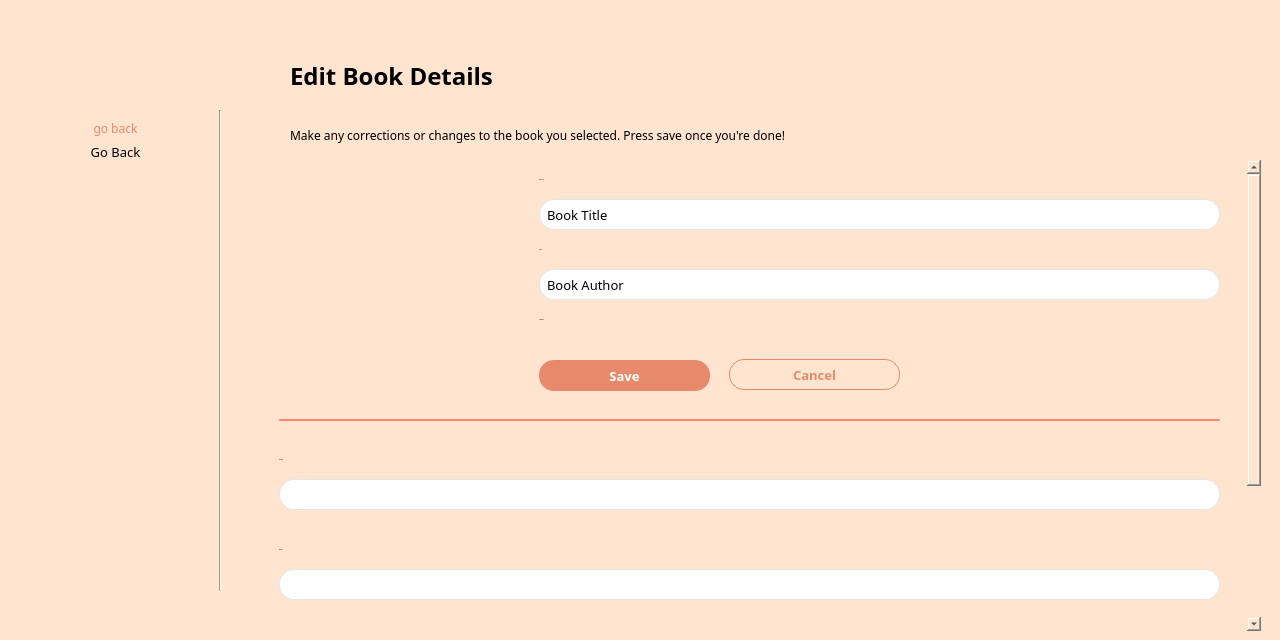
<?xml version="1.0" encoding="UTF-8"?>
<ui version="4.0">
 <class>adminEditBook</class>
 <widget class="QMainWindow" name="adminEditBook">
  <property name="geometry">
   <rect>
    <x>0</x>
    <y>0</y>
    <width>1280</width>
    <height>640</height>
   </rect>
  </property>
  <property name="windowTitle">
   <string>MainWindow</string>
  </property>
  <property name="styleSheet">
   <string notr="true">QMainWindow {
 	background: #FFE5D0;
}</string>
  </property>
  <widget class="QWidget" name="centralwidget">
   <property name="styleSheet">
    <string notr="true">QWidget {
	background: #FFE5D0;
	font-family: Montserrat;
}

QPushButton {
border-radius: 15px; 
font-size: 13px;
}</string>
   </property>
   <widget class="QLabel" name="logoImage">
    <property name="geometry">
     <rect>
      <x>10</x>
      <y>20</y>
      <width>221</width>
      <height>71</height>
     </rect>
    </property>
    <property name="text">
     <string/>
    </property>
    <property name="pixmap">
     <pixmap resource="resources.qrc">:/resources/images/bblLogo.png</pixmap>
    </property>
   </widget>
   <widget class="QLabel" name="pageDesc">
    <property name="geometry">
     <rect>
      <x>290</x>
      <y>110</y>
      <width>971</width>
      <height>51</height>
     </rect>
    </property>
    <property name="text">
     <string>Make any corrections or changes to the book you selected. Press save once you're done!</string>
    </property>
   </widget>
   <widget class="QWidget" name="layoutWidget">
    <property name="geometry">
     <rect>
      <x>20</x>
      <y>120</y>
      <width>191</width>
      <height>471</height>
     </rect>
    </property>
    <layout class="QVBoxLayout" name="verticalLayout_7">
     <item>
      <widget class="QLabel" name="backIcon_7">
       <property name="styleSheet">
        <string notr="true">QLabel{
	color: rgb(231, 138, 107);
}</string>
       </property>
       <property name="text">
        <string>go back</string>
       </property>
       <property name="alignment">
        <set>Qt::AlignCenter</set>
       </property>
      </widget>
     </item>
     <item>
      <widget class="QPushButton" name="backBtn_7">
       <property name="styleSheet">
        <string notr="true">QPushButton{
	border-radius:15px;
	font: 14px &quot;Montserrat&quot;;
}

QPushButton:hover {
	text-decoration: underline;
}</string>
       </property>
       <property name="text">
        <string>Go Back</string>
       </property>
      </widget>
     </item>
     <item>
      <spacer name="verticalSpacer_7">
       <property name="orientation">
        <enum>Qt::Vertical</enum>
       </property>
       <property name="sizeHint" stdset="0">
        <size>
         <width>20</width>
         <height>40</height>
        </size>
       </property>
      </spacer>
     </item>
    </layout>
   </widget>
   <widget class="QScrollArea" name="scrollArea">
    <property name="geometry">
     <rect>
      <x>250</x>
      <y>160</y>
      <width>1011</width>
      <height>471</height>
     </rect>
    </property>
    <property name="styleSheet">
     <string notr="true">QScrollArea {
	border: none;
}</string>
    </property>
    <property name="widgetResizable">
     <bool>true</bool>
    </property>
    <widget class="QWidget" name="scrollAreaWidgetContents_14">
     <property name="geometry">
      <rect>
       <x>0</x>
       <y>0</y>
       <width>994</width>
       <height>668</height>
      </rect>
     </property>
     <layout class="QGridLayout" name="gridLayout_13">
      <item row="0" column="0">
       <widget class="QFrame" name="frame_7">
        <property name="minimumSize">
         <size>
          <width>0</width>
          <height>650</height>
         </size>
        </property>
        <property name="styleSheet">
         <string notr="true">QFrame {
	border: none;
}</string>
        </property>
        <property name="frameShape">
         <enum>QFrame::StyledPanel</enum>
        </property>
        <property name="frameShadow">
         <enum>QFrame::Raised</enum>
        </property>
        <widget class="QLabel" name="bookImage_8">
         <property name="geometry">
          <rect>
           <x>50</x>
           <y>30</y>
           <width>161</width>
           <height>211</height>
          </rect>
         </property>
         <property name="text">
          <string/>
         </property>
         <property name="pixmap">
          <pixmap resource="resources.qrc">:/resources/images/bblLogo.png</pixmap>
         </property>
        </widget>
        <widget class="QPushButton" name="cancelPushButton_8">
         <property name="geometry">
          <rect>
           <x>470</x>
           <y>190</y>
           <width>171</width>
           <height>31</height>
          </rect>
         </property>
         <property name="styleSheet">
          <string notr="true">QPushButton {
border: 1px solid;
border-color: #E78A6B;
color:  #E78A6B;
font-weight: 500;
}

QPushButton:hover {
background-color: rgba(231, 138, 107, 0.2);
}

QPushButton:pressed {
background-color: rgba(231, 138, 107, 0.1);
}</string>
         </property>
         <property name="text">
          <string>Cancel</string>
         </property>
        </widget>
        <widget class="QPushButton" name="savePushButton">
         <property name="geometry">
          <rect>
           <x>280</x>
           <y>191</y>
           <width>171</width>
           <height>31</height>
          </rect>
         </property>
         <property name="styleSheet">
          <string notr="true">QPushButton {
background-color: #E78A6B;
color:  #fff;
font-weight: 500;
}

QPushButton:hover {
background-color: rgba(231, 138, 107, 0.8);
}

QPushButton:pressed {
background-color: rgb(196, 116, 90);
}</string>
         </property>
         <property name="text">
          <string>Save</string>
         </property>
        </widget>
        <widget class="QLabel" name="availabilityLabel_8">
         <property name="geometry">
          <rect>
           <x>280</x>
           <y>140</y>
           <width>331</width>
           <height>21</height>
          </rect>
         </property>
         <property name="font">
          <font>
           <family>Montserrat Medium</family>
           <pointsize>-1</pointsize>
           <weight>50</weight>
           <italic>false</italic>
           <bold>false</bold>
          </font>
         </property>
         <property name="styleSheet">
          <string notr="true">QLabel {
font: 16px &quot;Montserrat Medium&quot;;
}</string>
         </property>
         <property name="text">
          <string>Availability</string>
         </property>
         <property name="alignment">
          <set>Qt::AlignLeading|Qt::AlignLeft|Qt::AlignVCenter</set>
         </property>
        </widget>
        <widget class="QLabel" name="publisherLabel_20">
         <property name="geometry">
          <rect>
           <x>20</x>
           <y>280</y>
           <width>331</width>
           <height>21</height>
          </rect>
         </property>
         <property name="font">
          <font>
           <family>Montserrat Medium</family>
           <pointsize>-1</pointsize>
           <weight>50</weight>
           <italic>false</italic>
           <bold>false</bold>
          </font>
         </property>
         <property name="styleSheet">
          <string notr="true">QLabel {
font: 16px &quot;Montserrat Medium&quot;;
}</string>
         </property>
         <property name="text">
          <string>Publisher</string>
         </property>
         <property name="alignment">
          <set>Qt::AlignLeading|Qt::AlignLeft|Qt::AlignVCenter</set>
         </property>
        </widget>
        <widget class="QLabel" name="descriptionLabel_7">
         <property name="geometry">
          <rect>
           <x>20</x>
           <y>470</y>
           <width>331</width>
           <height>21</height>
          </rect>
         </property>
         <property name="font">
          <font>
           <family>Montserrat Medium</family>
           <pointsize>-1</pointsize>
           <weight>50</weight>
           <italic>false</italic>
           <bold>false</bold>
          </font>
         </property>
         <property name="styleSheet">
          <string notr="true">QLabel {
font: 16px &quot;Montserrat Medium&quot;;
}</string>
         </property>
         <property name="text">
          <string>Description</string>
         </property>
         <property name="alignment">
          <set>Qt::AlignLeading|Qt::AlignLeft|Qt::AlignVCenter</set>
         </property>
        </widget>
        <widget class="QLabel" name="genreLabel_8">
         <property name="geometry">
          <rect>
           <x>20</x>
           <y>370</y>
           <width>331</width>
           <height>21</height>
          </rect>
         </property>
         <property name="font">
          <font>
           <family>Montserrat Medium</family>
           <pointsize>-1</pointsize>
           <weight>50</weight>
           <italic>false</italic>
           <bold>false</bold>
          </font>
         </property>
         <property name="styleSheet">
          <string notr="true">QLabel {
font: 16px &quot;Montserrat Medium&quot;;
}</string>
         </property>
         <property name="text">
          <string>Genre(s)</string>
         </property>
         <property name="alignment">
          <set>Qt::AlignLeading|Qt::AlignLeft|Qt::AlignVCenter</set>
         </property>
        </widget>
        <widget class="QLineEdit" name="titleLineEdit_8">
         <property name="geometry">
          <rect>
           <x>280</x>
           <y>30</y>
           <width>681</width>
           <height>31</height>
          </rect>
         </property>
         <property name="styleSheet">
          <string notr="true">QLineEdit {
border: 1px solid;
border-radius: 15px;
border-color: #e5e5e5;
background-color: palette(base);
padding: 0px 5px;
font-size: 13px;
}</string>
         </property>
         <property name="text">
          <string>Book Title</string>
         </property>
        </widget>
        <widget class="QLineEdit" name="authorLineEdit_8">
         <property name="geometry">
          <rect>
           <x>280</x>
           <y>100</y>
           <width>681</width>
           <height>31</height>
          </rect>
         </property>
         <property name="styleSheet">
          <string notr="true">QLineEdit {
border: 1px solid;
border-radius: 15px;
border-color: #e5e5e5;
background-color: palette(base);
padding: 0px 5px;
font-size: 13px;
}</string>
         </property>
         <property name="text">
          <string>Book Author</string>
         </property>
        </widget>
        <widget class="QLineEdit" name="publisherLineEdit_8">
         <property name="geometry">
          <rect>
           <x>20</x>
           <y>310</y>
           <width>941</width>
           <height>31</height>
          </rect>
         </property>
         <property name="styleSheet">
          <string notr="true">QLineEdit {
border: 1px solid;
border-radius: 15px;
border-color: #e5e5e5;
background-color: palette(base);
padding: 5px;
font-size: 13px;
}</string>
         </property>
         <property name="text">
          <string/>
         </property>
         <property name="alignment">
          <set>Qt::AlignLeading|Qt::AlignLeft|Qt::AlignTop</set>
         </property>
        </widget>
        <widget class="QLineEdit" name="genreLineEdit_8">
         <property name="geometry">
          <rect>
           <x>20</x>
           <y>400</y>
           <width>941</width>
           <height>31</height>
          </rect>
         </property>
         <property name="styleSheet">
          <string notr="true">QLineEdit {
border: 1px solid;
border-radius: 15px;
border-color: #e5e5e5;
background-color: palette(base);
padding: 5px;
font-size: 13px;
}</string>
         </property>
         <property name="text">
          <string/>
         </property>
         <property name="alignment">
          <set>Qt::AlignLeading|Qt::AlignLeft|Qt::AlignTop</set>
         </property>
        </widget>
        <widget class="QPushButton" name="savePushButton_15">
         <property name="geometry">
          <rect>
           <x>20</x>
           <y>250</y>
           <width>941</width>
           <height>2</height>
          </rect>
         </property>
         <property name="styleSheet">
          <string notr="true">QPushButton {
background-color: #FF886C;
border-radius: 1px;
}</string>
         </property>
         <property name="text">
          <string/>
         </property>
        </widget>
        <widget class="QLabel" name="publisherLabel_21">
         <property name="geometry">
          <rect>
           <x>280</x>
           <y>0</y>
           <width>331</width>
           <height>21</height>
          </rect>
         </property>
         <property name="font">
          <font>
           <family>Montserrat Medium</family>
           <pointsize>-1</pointsize>
           <weight>50</weight>
           <italic>false</italic>
           <bold>false</bold>
          </font>
         </property>
         <property name="styleSheet">
          <string notr="true">QLabel {
font: 16px &quot;Montserrat Medium&quot;;
}</string>
         </property>
         <property name="text">
          <string>Book Title</string>
         </property>
         <property name="alignment">
          <set>Qt::AlignLeading|Qt::AlignLeft|Qt::AlignVCenter</set>
         </property>
        </widget>
        <widget class="QLabel" name="publisherLabel_22">
         <property name="geometry">
          <rect>
           <x>280</x>
           <y>70</y>
           <width>331</width>
           <height>21</height>
          </rect>
         </property>
         <property name="font">
          <font>
           <family>Montserrat Medium</family>
           <pointsize>-1</pointsize>
           <weight>50</weight>
           <italic>false</italic>
           <bold>false</bold>
          </font>
         </property>
         <property name="styleSheet">
          <string notr="true">QLabel {
font: 16px &quot;Montserrat Medium&quot;;
}</string>
         </property>
         <property name="text">
          <string>Author</string>
         </property>
         <property name="alignment">
          <set>Qt::AlignLeading|Qt::AlignLeft|Qt::AlignVCenter</set>
         </property>
        </widget>
        <widget class="QTextEdit" name="textEdit">
         <property name="geometry">
          <rect>
           <x>20</x>
           <y>500</y>
           <width>941</width>
           <height>121</height>
          </rect>
         </property>
         <property name="styleSheet">
          <string notr="true">QTextEdit {
border: 1px solid;
border-radius: 15px;
border-color: #e5e5e5;
background-color: palette(base);
padding: 5px;
font-size: 13px;
}</string>
         </property>
        </widget>
       </widget>
      </item>
     </layout>
    </widget>
   </widget>
   <widget class="QLabel" name="pageTitle">
    <property name="geometry">
     <rect>
      <x>290</x>
      <y>50</y>
      <width>331</width>
      <height>51</height>
     </rect>
    </property>
    <property name="styleSheet">
     <string notr="true">QLabel{
	font-size: 24px;
	font-weight: bold;
}</string>
    </property>
    <property name="text">
     <string>Edit Book Details</string>
    </property>
   </widget>
   <widget class="Line" name="line">
    <property name="geometry">
     <rect>
      <x>210</x>
      <y>110</y>
      <width>21</width>
      <height>481</height>
     </rect>
    </property>
    <property name="styleSheet">
     <string notr="true">Line{
	color:rgb(221, 46, 68);
}</string>
    </property>
    <property name="orientation">
     <enum>Qt::Vertical</enum>
    </property>
   </widget>
  </widget>
  <widget class="QMenuBar" name="menubar">
   <property name="geometry">
    <rect>
     <x>0</x>
     <y>0</y>
     <width>1280</width>
     <height>21</height>
    </rect>
   </property>
  </widget>
 </widget>
 <resources>
  <include location="resources.qrc"/>
 </resources>
 <connections/>
</ui>
